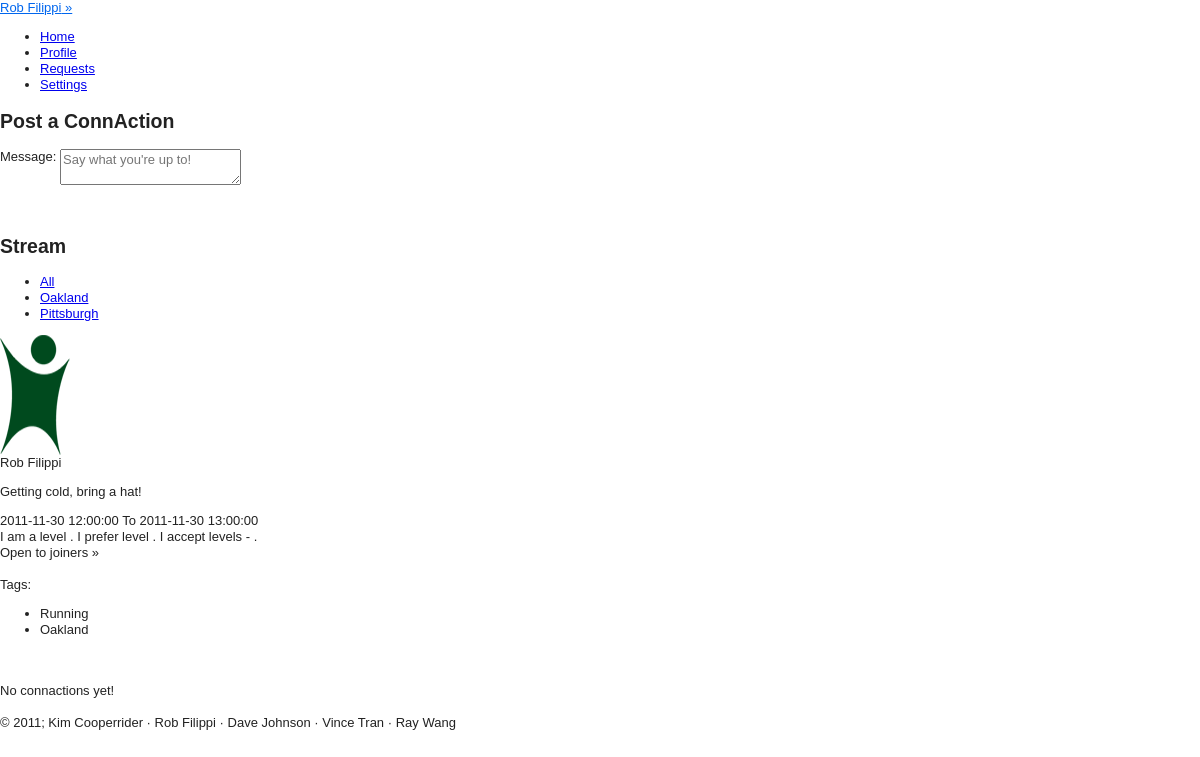
Screenshot of /views/home.php (signed in) with the database file from the repository.
### tables this page shows
CREATE TABLE IF NOT EXISTS `users` (
  `USER_ID` int(11) NOT NULL AUTO_INCREMENT,
  `PASSWORD` varchar(100) NOT NULL,
  `FIRST_NAME` char(20) DEFAULT NULL,
  `LAST_NAME` char(20) DEFAULT NULL,
  `STREET` varchar(25) DEFAULT NULL,
  `CITY` char(20) DEFAULT NULL,
  `STATE` char(2) DEFAULT NULL,
  `ZIP` int(11) DEFAULT NULL,
  `PHONE` char(12) DEFAULT NULL,
  `INTERESTS` varchar(4000) DEFAULT NULL,
  `PROFILE_PIC` varchar(45) NOT NULL DEFAULT 'public/images/avatar.png',
  `email` varchar(25) DEFAULT NULL,
  `DOB` date DEFAULT NULL,
  `GENDER` char(1) DEFAULT NULL,
  PRIMARY KEY (`USER_ID`)
);

CREATE TABLE IF NOT EXISTS `connactions` (
  `CONNACTION_ID` int(11) NOT NULL AUTO_INCREMENT,
  `POST_TIME` date NOT NULL,
  `USER_ID` int(11) NOT NULL,
  `LOCATION` varchar(255) NOT NULL,
  `START_TIME` datetime DEFAULT NULL,
  `MESSAGE` varchar(4000) DEFAULT NULL,
  `END_TIME` datetime DEFAULT NULL,
  `UNIQUE_NETWORK_ID` int(11) NOT NULL,
  `IS_PRIVATE` int(11) DEFAULT '0',
  PRIMARY KEY (`CONNACTION_ID`)
);

CREATE TABLE IF NOT EXISTS `unique_networks` (
  `UNIQUE_NETWORK_ID` int(11) NOT NULL AUTO_INCREMENT,
  `NETWORK_ID` int(11) DEFAULT NULL,
  `ACTIVITY_ID` int(11) DEFAULT NULL,
  PRIMARY KEY (`UNIQUE_NETWORK_ID`)
);

CREATE TABLE IF NOT EXISTS `activities` (
  `ACTIVITY_ID` int(11) NOT NULL AUTO_INCREMENT,
  `ACTIVITY_NAME` varchar(20) NOT NULL,
  PRIMARY KEY (`ACTIVITY_ID`)
);

CREATE TABLE IF NOT EXISTS `networks` (
  `NETWORK_ID` int(11) NOT NULL AUTO_INCREMENT,
  `AREA` varchar(25) NOT NULL,
  `STATE` varchar(2) NOT NULL,
  PRIMARY KEY (`NETWORK_ID`)
);

### views/config.php (called while the page is built, shortened)
<?php
include("functions_connactions.php");
	function cookieExists(){
		if(isset($_COOKIE['ID_my_site']))
			return TRUE;
		else
			return FALSE;
	}
	function validCookie(){
		$username = $_COOKIE['ID_my_site'];
		$pass = $_COOKIE['Key_my_site'];
		$info = getDatabaseInfo("users", "email", $username);
			if ($pass != $info['PASSWORD']) {
				return FALSE;
			}
			else{
				return TRUE;
 			}
	}
	function getDatabaseInfo($table, $attribute, $value){
		$check = getResourceIDs($table, $attribute, $value);
		return mysql_fetch_array($check);
	}
	function getResourceIDs($table, $attribute, $value){
		$check = mysql_query("SELECT * FROM $table WHERE $attribute = '$value'")or die(mysql_error());
		return $check;
	}
	function getName(){
		if(cookieExists())
		{
			if (validCookie()) {
				$username = $_COOKIE['ID_my_site'];
				$info = getDatabaseInfo("users", "email", $username);
				return $info['FIRST_NAME'] . " " . $info['LAST_NAME'];
			}
		}
	}
	function getUserID(){
		if(cookieExists())
		{
			if (validCookie()) {
				$username = $_COOKIE['ID_my_site'];
				$info = getDatabaseInfo("users", "email", $username);
				return $info['USER_ID'];
			}
		}
	}
	function getUserName($userID){
		$info = getDatabaseInfo("users", "user_id", $userID);
		return $info['FIRST_NAME'] . " " . $info['LAST_NAME'];
	}
	function getNetworkID($networkName){
		$network = getDatabaseInfo("networks","area", $networkName);
		$networkID = $network['NETWORK_ID'];
		return $networkID;
	}
	function getNetworkName($networkID){
		$network = getDatabaseInfo("networks", "network_id", $networkID);
		$networkName = $network['AREA'];
		return $networkName;
	}
	function getNetworkNames(){
		$userID = getUserID();
		$networkName = array();
		$index = 0;
		$resourceID = getResourceIDs("user_networks", "user_id", $userID);
		while($info = mysql_fetch_array($resourceID)){
			$uniqueNetwork = getDatabaseInfo("unique_networks","unique_network_id", $info['UNIQUE_NETWORK_ID']);
			$networkID = $uniqueNetwork['NETWORK_ID'];
			if($index == 0){
				$previousID = $networkID;
				$index++;
				$networkName[] = getNetworkName($networkID);
			}
			else{
				if($previousID != $networkID){
					$previousID = $networkID;
					$networkName[] = getNetworkName($networkID);
				}
			}
		}
		return $networkName;
	}
?>

### views/functions_connactions.php (called while the page is built, shortened)
<?
	function getConnactions($n_aID, $option){
		$connactionUsers = array();
		if($option == 0){
			$result = mysql_query("SELECT * FROM connactions WHERE activity_id = '$n_aID' ORDER BY connaction_id DESC")or die(mysql_error());
			while($info = mysql_fetch_array($result)){
				$connactionUsers[] = $info;
			}
			return $connactionUsers;
		}
		else if($option == 1){
			$getsubscract = "select distinct ua.activity_id from user_activities ua, user_networks usn, unique_networks un where ua.user_id = ".getUserID()." and usn.user_id = ".getUserID()." and un.network_id = ".$n_aID." and usn.unique_network_id = un.unique_network_id";
			$string = "";
			$stuff = mysql_query($getsubscract);
			while($info = mysql_fetch_array($stuff)){
				$string = $string."'".$info[0]."',";
			}
			$string = substr($string, 0, strlen($string)-1);
			$getun = "select unique_network_id from unique_networks where network_id = ".$n_aID." and activity_id in(".$string.")";
			$string1 ="";
			$stuff = mysql_query($getun);
			while($info = mysql_fetch_array($stuff)){
				$string1 = $string1."'".$info[0]."',";
			}
			$string1 = substr($string1, 0, strlen($string1)-1);
			$query = "SELECT * FROM connactions WHERE unique_network_id in (".$string1.") ORDER BY connaction_id DESC";
			$result = mysql_query($query)or die(mysql_error());
			while($info = mysql_fetch_array($result)){
				$connactionUsers[] = $info;
			}
			return $connactionUsers;
		}
		else{
			return "error";
		}
	}
?>

### views/home.php (the view, shortened to what this page needs)
<?
	include("header.php");
	if(cookieExists() && validCookie()):
	?>
		<div class="page">
			<form action="<?php echo $_SERVER['PHP_SELF']?>" method="post">
			<div id="postConnaction">
				<div id="postHeader">
					<h2>Post a ConnAction</h2>
				</div>
				<div id="postBoxes">
					<div id="messageBox">Message: <textarea id="message" name="message" placeholder="Say what you're up to!" maxlength="4000"></textarea></div>
							<?php
								$networks = getNetworkNames();
							?>
				</div>
			</div>
			</form>
				<br/><br/>
				<h2>Stream</h2>
				<div class="main feeds-container">
					<ul class="feeds">
						<li id="link_feeds_all" class="link_stream"><a href="#">All</a></li>
						<?
						$networkNames = getNetworkNames();
						foreach ($networkNames as $network): ?>
							<li id="<? echo $network; ?>" class="link_stream"><a href="#"><? echo $network; ?></a></li>
							<? endforeach; ?>
					</ul>
				 <? $networkNames = getNetworkNames();
					foreach ($networkNames as $network) { ?>
					<div class="stream" id="stream_<? echo $network; ?>">
				<? $connactions = getConnactions(getNetworkID($network), 1);
					if ($connactions) {
					foreach($connactions as $post){
						$userID = $post[2];
						$startTime = $post[4];
						$message = $post[5];
						$endTime = $post[6];
						$unique_network_ID = $post[7];
						$act = mysql_query("select activity_id from unique_networks where unique_network_id = ".$unique_network_ID);
						$net = mysql_query("select network_id from unique_networks where unique_network_id = ".$unique_network_ID);
						$net1 = mysql_fetch_array($net);
						$act1 = mysql_fetch_array($act);
						$networkID = $net1[0];
						$activityID = $act1[0];
					?>
						<div class="post">
							<div class="post-author">
								<img src="<? echo getUserPic($userID); ?>" height="120"/><br/>
								<? echo getUserName($userID) ?>
							</div>
							<div class="post-body">
								<p class="quote"><? echo $message; ?></p>
								<?
									echo $startTime." To ".$endTime?>
							<div class="post-levels">
							<form method="post" action="<?php echo $_SERVER['PHP_SELF']?>">
									I am a level <?php echo getActivityLevel($userID,$activityID, 3); ?>.
									I prefer level <?php echo getActivityLevel($userID,$activityID, 2); ?>.
									I accept levels <?php echo getActivityLevel($userID,$activityID, 0); ?>-
									<? echo getActivityLevel($userID,$activityID, 1); ?>.
								<br/>
								Open to joiners&nbsp;&raquo;
									</form>
							</div>
							<br/>
									Tags:
									<ul class="tags">
										<li><?php echo getActivity($activityID); ?></li>
										<li><?php echo getNetworkName($networkID); ?></li>
									</ul>
							<br/>
							</div>
						</div>
		<?		}		 ?>
	<?  } else echo "<br/>No connactions yet!<br/><br/>"; ?>
	</div>
	<? }
	echo "</div>";
	echo "</div>";
	?>
<? endif; ?>
<? include('footer.php'); ?>

### views/header.php (shortened to what this page needs)
<? include_once("config.php"); ?>
<!DOCTYPE HTML>
<html>
<head>
<link type="text/css" rel="stylesheet" href="../styles/defaults.css"/>
<link type="text/css" rel="stylesheet/less" href="../styles/style.less"/>
<link type="text/css" rel="stylesheet/less" href="../styles/posts.less"/>
<link type="text/css" rel="stylesheet/less" href="../styles/sidebar.less"/>
<link type="text/css" rel="stylesheet" href="../styles/demo_table.css"/>
<link type="text/css" rel="stylesheet" href="../styles/validationEngine.jquery.css" />
</head>
<body>
<div id="container">
	<header>
	<a id="user_login" href="#"><? echo getName(); ?>&nbsp;&raquo;</a>
			<span id="top-nav">
				<ul id="nav">
					<li class="headerlink" id="link_home"><a class="top_links" id="home" href="home.php">Home</a></li>
					<li class="headerlink" id="link_profile"><a class="top_links" id="profile" href="profile.php">Profile</a></li>
					<li class="headerlink" id="link_requests"><a class="top_links" id="requests" href="requests.php">Requests</a></li>
					<li class="headerlink" id="link_settings"><a class="top_links" id="settings" href="settings.php">Settings</a></li>
				</ul>
			</span>
	</header>
	<div id="content">

### views/footer.php
</div>
<div id="footer">&copy; 2011; Kim Cooperrider &middot; Rob Filippi &middot; Dave Johnson &middot; Vince Tran &middot; Ray Wang</div>
</div>
</body>
</html>

### styles/defaults.css (style rules this page uses)
article, aside, details, figcaption, figure, footer, header, hgroup, nav, section { display: block; }
html { font-size: 100%; overflow-y: scroll; -webkit-text-size-adjust: 100%; -ms-text-size-adjust: 100%; }
body { margin: 0; font-size: 13px; line-height: 1.231; }
body, button, input, select, textarea { font-family: sans-serif; color: #222; }
a { color: #00e; }
ul, ol { margin: 1em 0; padding: 0 0 0 40px; }
img { border: 0; -ms-interpolation-mode: bicubic; vertical-align: middle; }
form { margin: 0; }
button, input, select, textarea { font-size: 100%; margin: 0; vertical-align: baseline; *vertical-align: middle; }
textarea { overflow: auto; vertical-align: top; resize: vertical; }

### rows the page displays
users: getName() "Rob Filippi"
connactions: USER_ID.PROFILE_PIC (placeholder picture), USER_ID.LAST_NAME "Rob Filippi", MESSAGE "Getting cold, bring a hat!", START_TIME "2011-11-30 12:00:00", END_TIME "2011-11-30 13:00:00", UNIQUE_NETWORK_ID.ACTIVITY_NAME "Running", UNIQUE_NETWORK_ID.AREA "Oakland"

### other values shown
$network "Oakland"
$network "Pittsburgh"
